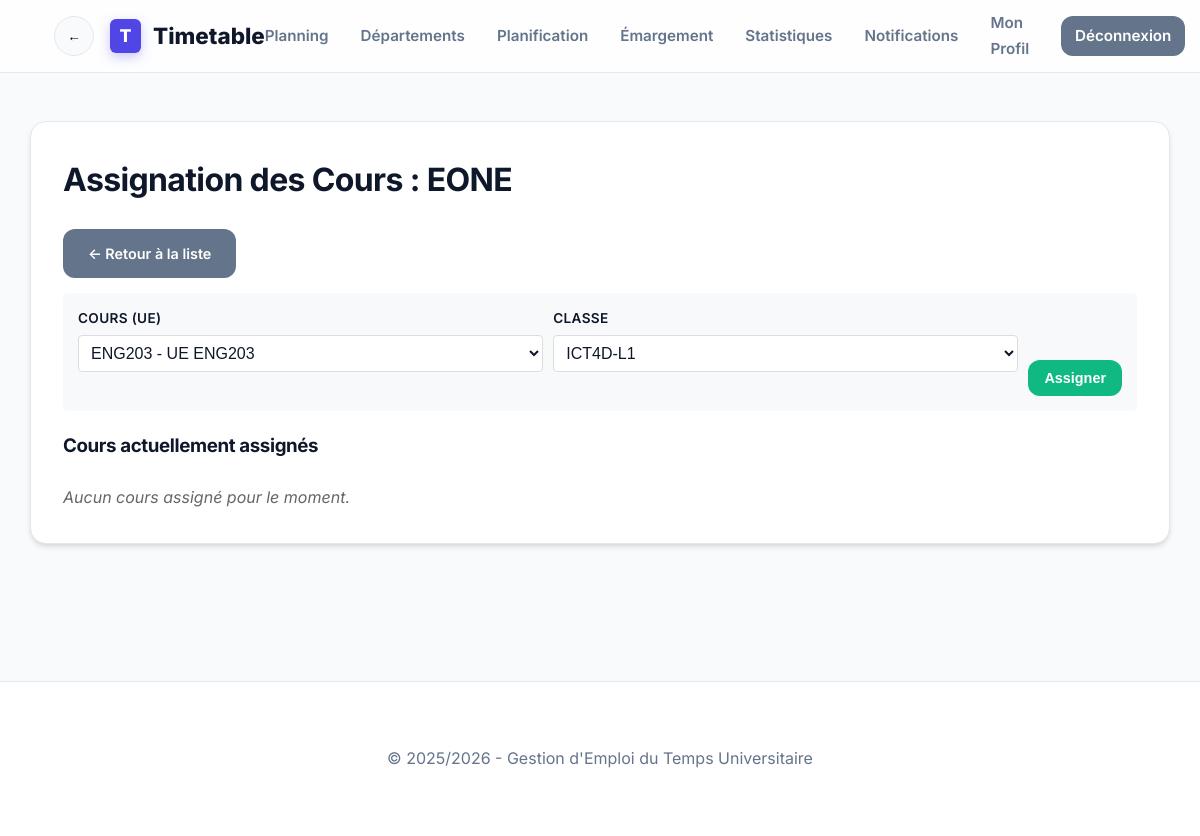
The app's page /timetable_app/modules/teachers/assign.php?teacher_id=2 (signed in), older data.
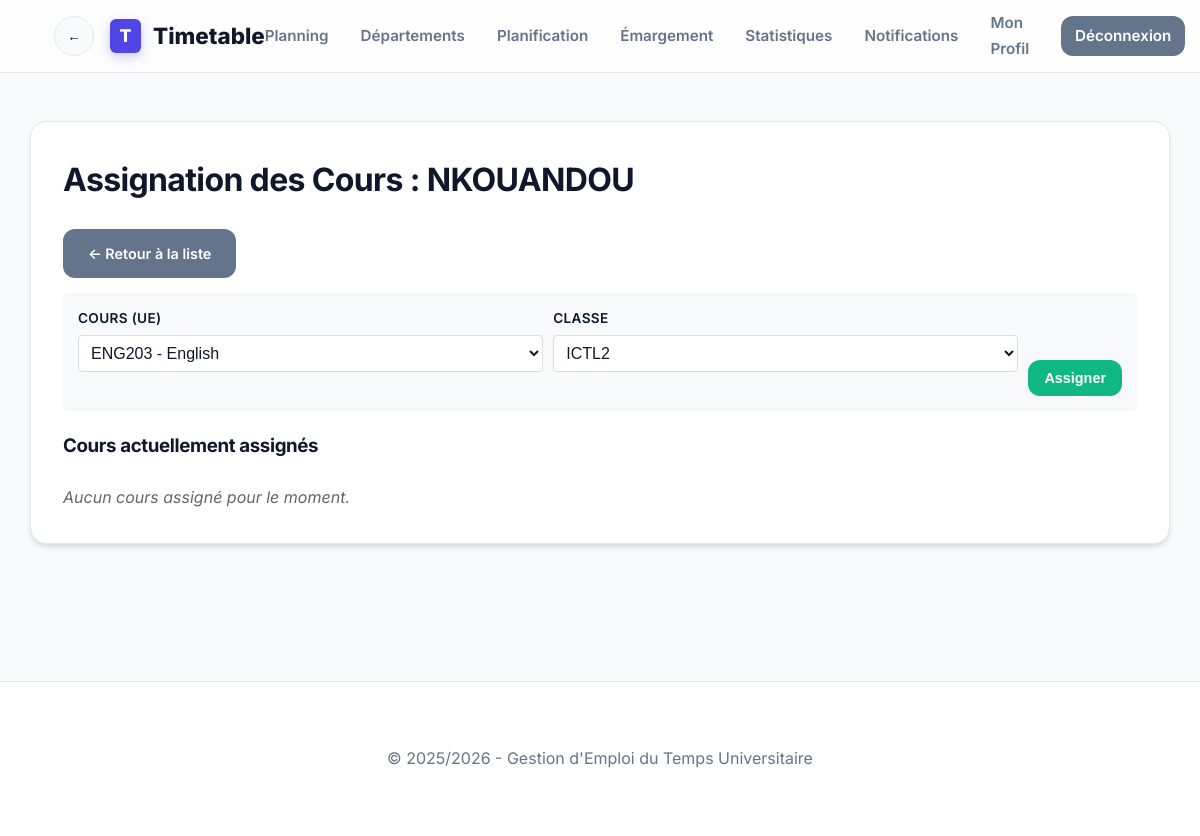
The same page, newer data.
### tables this page shows
CREATE TABLE teachers (
    id INT PRIMARY KEY AUTO_INCREMENT,
    user_id INT,
    name VARCHAR(100) NOT NULL,
    email VARCHAR(100),
    department_id INT,
    FOREIGN KEY(user_id) REFERENCES users(id),
    FOREIGN KEY(department_id) REFERENCES departments(id)
);

### timetable_app/modules/teachers/assign.php (the view, shortened to what this page needs)
<?php
require_once '../../includes/config.php';
$teacher_id = isset($_GET['teacher_id']) ? (int)$_GET['teacher_id'] : 0;
$stmt = $pdo->prepare("SELECT * FROM teachers WHERE id = ?");
$stmt->execute([$teacher_id]);
$teacher = $stmt->fetch();
$stmt = $pdo->prepare("
    SELECT c.*
    FROM courses c
    JOIN programs p ON c.program_id = p.id
    WHERE p.department_id = ?
    ORDER BY c.code
");
$stmt->execute([$teacher['department_id']]);
$courses = $stmt->fetchAll();
$classes = $pdo->query("SELECT * FROM classes ORDER BY name")->fetchAll();
$stmt = $pdo->prepare("
    SELECT tc.id, c.code, c.title, cl.name as class_name
    FROM teacher_courses tc
    JOIN courses c ON tc.course_id = c.id
    JOIN classes cl ON tc.class_id = cl.id
    WHERE tc.teacher_id = ?
    ORDER BY cl.name, c.code
");
$stmt->execute([$teacher_id]);
$assigned_courses = $stmt->fetchAll();
require_once '../../includes/header.php';
?>
<div class="card">
    <h1>Assignation des Cours : <?php echo htmlspecialchars($teacher['name']); ?></h1>
    <a href="manage.php" class="btn btn-secondary" style="margin-bottom: 15px; display: inline-block;">&larr; Retour à la liste</a>
    <form method="POST" style="background:#f8f9fa; padding:15px; border-radius:5px; margin-bottom:20px; display:flex; gap:10px; align-items:flex-end;">
        <div style="flex:1">
            <label style="display:block; margin-bottom:5px;">Cours (UE)</label>
            <select name="course_id" required style="width:100%; padding:8px; border:1px solid #ddd; border-radius:4px;">
                <?php foreach ($courses as $c): ?>
                    <option value="<?php echo $c['id']; ?>"><?php echo htmlspecialchars($c['code'] . ' - ' . $c['title']); ?></option>
                <?php endforeach; ?>
            </select>
        </div>
        <div style="flex:1">
            <label style="display:block; margin-bottom:5px;">Classe</label>
            <select name="class_id" required style="width:100%; padding:8px; border:1px solid #ddd; border-radius:4px;">
                <?php foreach ($classes as $cl): ?>
                    <option value="<?php echo $cl['id']; ?>"><?php echo htmlspecialchars($cl['name']); ?></option>
                <?php endforeach; ?>
            </select>
        </div>
        <button type="submit" class="btn btn-success" style="padding:9px 15px;">Assigner</button>
    </form>
    <h3>Cours actuellement assignés</h3>
    <ul style="list-style:none; padding:0;">
        <?php if (empty($assigned_courses)): ?>
            <li style="color:#666; font-style:italic;">Aucun cours assigné pour le moment.</li>
        <?php endif; ?>
    </ul>
</div>
<?php require_once '../../includes/footer.php'; ?>

Row changes from the older to the newer data that the page shows:
changed teachers: name "EONE" → "NKOUANDOU"
Text that changed along with them:
form field course_id: "ENG203 - UE ENG203" → "ENG203 - English"
form field class_id: "ICT4D-L1" → "ICTL2"
